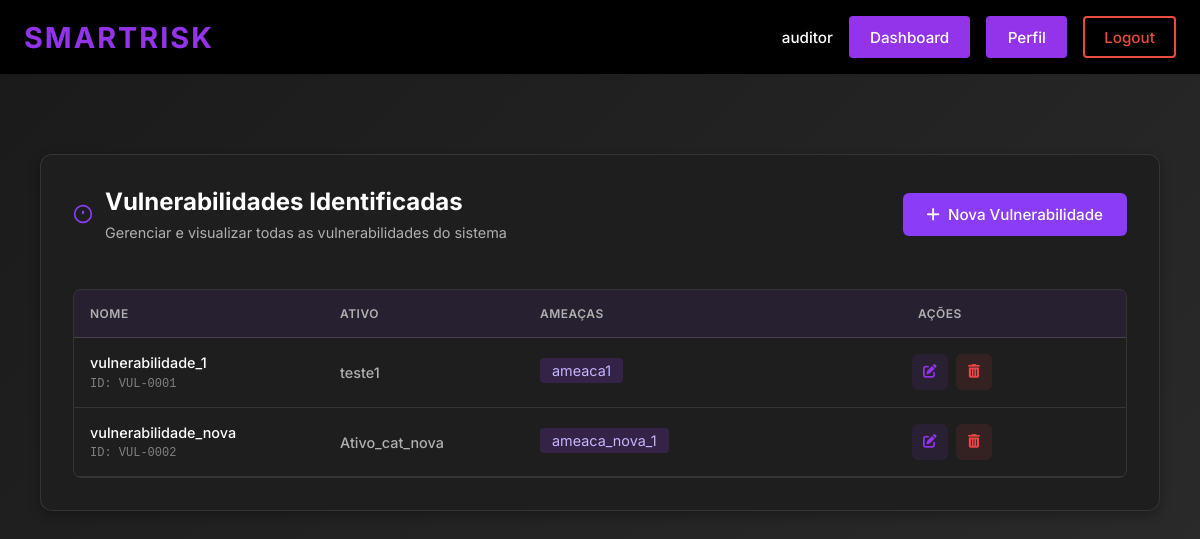
Page /lista_vulnerabilidades/ (signed in) on the committed database.
### ismsapp/models.py (models this page shows, shortened)
class Vulnerabilidade(models.Model):
    """The asset that has this vulnerability. Each vulnerability is linked to exactly one asset, but an asset can have multiple vulnerabilities."""
    ativo = models.ForeignKey(
        Ativo,
        on_delete = models.CASCADE,
        related_name = "vulnerabilidades",
        help_text = "O ativo que contém esta vulnerabilidade.",
    )
    """The threats that could exploit this vulnerability. Each vulnerability can be linked to multiple threats."""
    ameacas = models.ManyToManyField(
        Ameaca,
        related_name = "vulnerabilidades",
        help_text = "As ameaças que poderiam explorar esta vulnerabilidade.",
    )
    """Name/title of the vulnerability for easy identification."""
    nome = models.CharField(
        max_length=255,
        help_text="Nome ou título da vulnerabilidade identificada (ex: Falta de validação de entradas).",
    )
    class Meta:
        verbose_name = "Vulnerabilidade"
        verbose_name_plural = "Vulnerabilidades"

class Ativo(models.Model):
    """Name/identifier of the asset (e.g., 'Servidor de Banco de Dados Prod-01')."""
    nome = models.CharField(
        max_length=255,
        default="Ativo",
        help_text="Nome único ou identificador do ativo (ex.: 'Servidor de Banco de Dados Prod-01').",
    )
    """Foreign key to the asset category that classifies this asset."""
    categoria = models.ForeignKey(
        CategoriaAtivo,
        on_delete=models.SET_NULL,
        null=True,
        related_name="ativos",
        help_text="Categoria que classifica este ativo.",
    )
    """Numeric score for the Confidentiality dimension, indicating how sensitive the asset's information is. Higher values mean greater damage if data is disclosed without authorization."""
    confidencialidade = models.PositiveSmallIntegerField(
        verbose_name = "Confidencialidade (C)",
        default = 0,
        help_text = (
            "Grau de sensibilidade das informações deste ativo. "
            "Uma pontuação mais alta indica maior prejuízo caso os dados sejam divulgados sem autorização."
        ),
    )
    """Numeric score for the Integrity dimension, indicating how critical it is that the asset's data remains accurate and unaltered. Higher values mean greater harm if data is modified or corrupted."""
    integridade = models.PositiveSmallIntegerField(
        verbose_name = "Integridade (I)",
        default = 0,
        help_text = (
            "Grau de criticalidade do dado deste ativo. "
            "Uma pontuação mais alta indica maior dano se os dados forem modificados ou corrompidos."
        ),
    )
    """Numeric score for the Availability dimension, indicating how important it is that the asset is accessible when needed. Higher values mean more severe impact if the asset becomes unavailable."""
    disponibilidade = models.PositiveSmallIntegerField(
        verbose_name = "Disponibilidade (D)",
        default = 0,
        help_text = (
            "Grau de importância do acesso a este ativo quando necessário. "
            "Uma pontuação mais alta indica impacto mais severo se o ativo se tornar indisponível."
        ),
    )
    """The Privacy dimension score, indicating how much the asset handles personal data subject to privacy regulations. Higher values mean greater exposure to privacy-related obligations and risks."""
    privacidade = models.PositiveSmallIntegerField(
        verbose_name = "Privacidade (P)",
        default = 0,
        help_text = (
            "O grau em que este ativo lida com dados pessoais sujeitos a regulamentações de privacidade. "
            "Uma pontuação mais alta indica maior exposição a obrigações e riscos relacionados à privacidade."
        ),
    )
    """Composite CIDP weight calculated from the four dimension scores previously defined. This value is used in risk scoring to reflect the overall criticality of the asset. Consider overriding the save() method or using a @property to automatically keep this value in sync whenever any of the individual dimension scores are updated."""
    peso_cidp = models.DecimalField(
        max_digits = 5,
        decimal_places = 2,
        default = 0,
        help_text = (
            "Peso composto CIDP calculado a partir das quatro pontuações de dimensão acima. "
        ),
    )
    class Meta:
        verbose_name = "Ativo"
        verbose_name_plural = "Ativos"

class Ameaca(models.Model):
    """The name/title of the threat."""
    nome = models.CharField(
        max_length=255,
        help_text="Nome ou título da ameaça (ex: Ransomware Cryptolocker).",
    )
    """The assets that this threat targets. A threat can affect multiple assets."""
    ativos = models.ManyToManyField(
        Ativo,
        related_name = "ameacas",
        help_text = "Os ativos que esta ameaça tem como alvo.",
    )
    class Meta:
        verbose_name = "Ameaça"
        verbose_name_plural = "Ameaças"

### ismsapp/views.py (the view)
# urls.py: path("lista_vulnerabilidades/", views.ReadVulnerabilidadeView.as_view(), name="lista_vulnerabilidades"),
class ReadVulnerabilidadeView(View):
    template_name = "ismsapp/lista_vulnerabilidades.html"
    def _check_permission(self, user):
        if not user.is_authenticated:
            return False
        user_profile = getattr(user, 'profile', None)
        if not user_profile:
            return False
        allowed_actors = [
            UserProfile.Actor.AUDITOR,
            UserProfile.Actor.ANALISTA
        ]
        return user_profile.actor_type in allowed_actors
    @method_decorator(login_required(login_url="login"))
    def get(self, request, *args, **kwargs):
        if not self._check_permission(request.user):
            messages.error(request, "Você não tem permissão para acessar esta página.")
            return redirect('dashboard')
        from .models import Vulnerabilidade
        vulnerabilidades = Vulnerabilidade.objects.select_related('ativo').prefetch_related('ameacas').order_by('nome')
        total = vulnerabilidades.count()
        contexto = {
            'vulnerabilidades': vulnerabilidades,
            'total_vulnerabilidades': total,
        }
        return render(request, self.template_name, contexto)

### ismsapp/templates/ismsapp/lista_vulnerabilidades.html (shortened to what this page needs)
{% extends "ismsapp/base.html" %}
{% load static %}
{% block extra_css %}
<link href="https://cdnjs.cloudflare.com/ajax/libs/font-awesome/6.4.0/css/all.min.css" rel="stylesheet">
<link href="{% static 'css/ismsapp/gestao_vulnerabilidades.css' %}" rel="stylesheet">
{% endblock %}
{% block content %}
<div class="page">
  <div class="card" style="max-width: 1400px;">
    <div class="card-header-simple" style="display: flex; justify-content: space-between; align-items: center; margin-bottom: 2rem;">
      <div class="header-title-group">
        <svg width="20" height="20" viewBox="0 0 24 24" fill="none" stroke="#8b3cf7" stroke-width="2">
          <circle cx="12" cy="12" r="10"/>
          <path d="M12 8v4m0 4v.01" stroke-width="2.5"/>
        </svg>
        <div>
          <h2 style="margin: 0 0 0.5rem 0; font-size: 1.5rem;">Vulnerabilidades Identificadas</h2>
          <p style="margin: 0; color: #b0b0b0; font-size: 0.9rem;">Gerenciar e visualizar todas as vulnerabilidades do sistema</p>
        </div>
      </div>
      <a href="{% url 'gestao_vulnerabilidades' %}" class="btn btn-primary" style="display: inline-flex; align-items: center; gap: 0.5rem; padding: 0.75rem 1.5rem; background: #8b3cf7; color: white; text-decoration: none; border-radius: 6px; font-weight: 500; white-space: nowrap;">
        <i class="fas fa-plus"></i> Nova Vulnerabilidade
      </a>
    </div>
    {% if vulnerabilidades %}
      <div class="vulnerabilities-table-wrapper">
        <table class="vulnerabilities-table">
          <thead>
            <tr>
              <th>NOME</th>
              <th>ATIVO</th>
              <th>AMEAÇAS</th>
              <th>AÇÕES</th>
            </tr>
          </thead>
          <tbody>
            {% for vuln in vulnerabilidades %}
              <tr>
                <td class="vuln-id-cell">
                  <div class="vuln-id">{{ vuln.nome }}</div>
                  <div class="vuln-meta-id">ID: VUL-{{ vuln.id|stringformat:"04d" }}</div>
                </td>
                <td class="asset-cell">{{ vuln.ativo.nome }}</td>
                <td class="ameacas-cell">
                  {% if vuln.ameacas.all %}
                    {% for ameaca in vuln.ameacas.all %}
                      <span style="display: inline-block; padding: 0.25rem 0.75rem; background: rgba(147, 51, 234, 0.2); color: #c4b5fd; border-radius: 4px; margin-right: 0.5rem; margin-bottom: 0.25rem;">
                        {{ ameaca.nome }}
                      </span>
                    {% endfor %}
                  {% else %}
                    <span style="color: #94a3b8;">Nenhuma ameaça associada</span>
                  {% endif %}
                </td>
                <td class="actions-cell">
                  <a href="{% url 'editar_vulnerabilidade' vuln.id %}" class="action-btn action-edit" title="Editar">
                    <i class="fas fa-edit"></i>
                  </a>
                  <a href="{% url 'deletar_vulnerabilidade' vuln.id %}" class="action-btn action-delete" title="Deletar">
                    <i class="fas fa-trash-alt"></i>
                  </a>
                </td>
              </tr>
            {% endfor %}
          </tbody>
        </table>
      </div>
    {% endif %}
  </div>
</div>
{% endblock %}

### ismsapp/templates/ismsapp/base.html (shortened to what this page needs)
{% load static %}
<!DOCTYPE html>
<html lang="en">
<head>
    <link rel="stylesheet" href="{% static 'css/ismsapp/header.css' %}">
    {% block extra_css %}{% endblock %}
</head>
<body>
    <header class="isms-header">
        <div class="header-container">
            <a href="{% url 'home' %}" class="header-logo">
                <span class="logo-text">SmartRisk</span>
            </a>
            <nav class="header-nav">
                {% if user.is_authenticated %}
                    <div class="nav-user">
                        <span class="username">{{ user.username }}</span>
                        <a href="{% url 'dashboard' %}" class="nav-button dashboard-button">
                            Dashboard
                        </a>
                        <a href="{% url 'profile' %}" class="nav-button profile-button">
                            Perfil
                        </a>
                        <a href="{% url 'logout' %}" class="nav-button logout-button">
                            Logout
                        </a>
                    </div>
                {% endif %}
            </nav>
        </div>
    </header>
    <main class="main-content">
        {% block content %}{% endblock %}
    </main>
</body>
</html>

### ismsapp/static/css/ismsapp/header.css (style rules this page uses)
.isms-header { background-color: #000000; color: white; padding: 1rem 0; box-shadow: 0 2px 4px rgba(0, 0, 0, 0.1); position: sticky; top: 0; z-index: 100; }
.header-container { max-width: 1200px; margin: 0 auto; padding: 0 1.5rem; display: flex; justify-content: space-between; align-items: center; }
.header-logo { text-decoration: none; color: white; display: flex; align-items: center; gap: 0.5rem; }
.logo-text { font-size: 1.8rem; font-weight: 700; letter-spacing: 2px; color: #9333ea; text-transform: uppercase; transition: color 0.3s ease; }
.header-nav { display: flex; align-items: center; gap: 1rem; }
.nav-user, .nav-auth { display: flex; align-items: center; gap: 1rem; }
.username { font-size: 0.95rem; color: #ffffff; font-weight: 500; padding: 0; background-color: transparent; }
.nav-button { padding: 0.6rem 1.2rem; border-radius: 4px; text-decoration: none; font-size: 0.95rem; font-weight: 500; transition: all 0.3s ease; cursor: pointer; border: none; display: inline-block; }
.profile-button { background-color: #9333ea; color: white; border: 2px solid #9333ea; }
.dashboard-button { background-color: #9333ea; color: white; border: 2px solid #9333ea; }
.logout-button { background-color: transparent; color: #e74c3c; border: 2px solid #e74c3c; }
.main-content { max-width: 1200px; margin: 2rem auto; padding: 0 1.5rem; }

### rows in the picture
Vulnerabilidade: nome "vulnerabilidade_1", id "0001", ativo.nome "teste1"
Ameaca: nome "ameaca1"
Vulnerabilidade: nome "vulnerabilidade_nova", id "0002", ativo.nome "Ativo_cat_nova"
Ameaca: nome "ameaca_nova_1"

### other values in the picture
{{ user.username }} "auditor"
